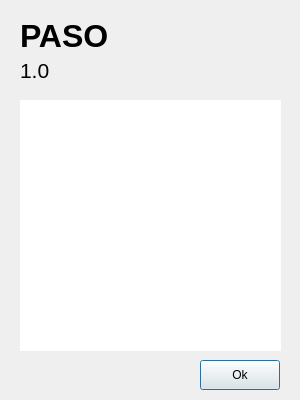
<?xml version="1.0" encoding="UTF-8"?>
<ui version="4.0">
 <class>Dialog</class>
 <widget class="QDialog" name="Dialog">
  <property name="geometry">
   <rect>
    <x>0</x>
    <y>0</y>
    <width>300</width>
    <height>400</height>
   </rect>
  </property>
  <property name="windowTitle">
   <string>Dialog</string>
  </property>
  <widget class="QLabel" name="label">
   <property name="geometry">
    <rect>
     <x>20</x>
     <y>10</y>
     <width>251</width>
     <height>51</height>
    </rect>
   </property>
   <property name="font">
    <font>
     <pointsize>24</pointsize>
     <weight>75</weight>
     <bold>true</bold>
    </font>
   </property>
   <property name="text">
    <string>PASO</string>
   </property>
  </widget>
  <widget class="QLabel" name="label_2">
   <property name="geometry">
    <rect>
     <x>20</x>
     <y>60</y>
     <width>261</width>
     <height>21</height>
    </rect>
   </property>
   <property name="font">
    <font>
     <pointsize>16</pointsize>
    </font>
   </property>
   <property name="text">
    <string>1.0</string>
   </property>
  </widget>
  <widget class="QTextBrowser" name="textBrowser">
   <property name="geometry">
    <rect>
     <x>20</x>
     <y>100</y>
     <width>261</width>
     <height>251</height>
    </rect>
   </property>
   <property name="frameShape">
    <enum>QFrame::NoFrame</enum>
   </property>
   <property name="frameShadow">
    <enum>QFrame::Plain</enum>
   </property>
   <property name="horizontalScrollBarPolicy">
    <enum>Qt::ScrollBarAlwaysOff</enum>
   </property>
   <property name="acceptRichText">
    <bool>true</bool>
   </property>
   <property name="openExternalLinks">
    <bool>true</bool>
   </property>
  </widget>
  <widget class="QPushButton" name="pushButton">
   <property name="geometry">
    <rect>
     <x>200</x>
     <y>360</y>
     <width>80</width>
     <height>30</height>
    </rect>
   </property>
   <property name="text">
    <string>Ok</string>
   </property>
  </widget>
 </widget>
 <resources/>
 <connections/>
</ui>
